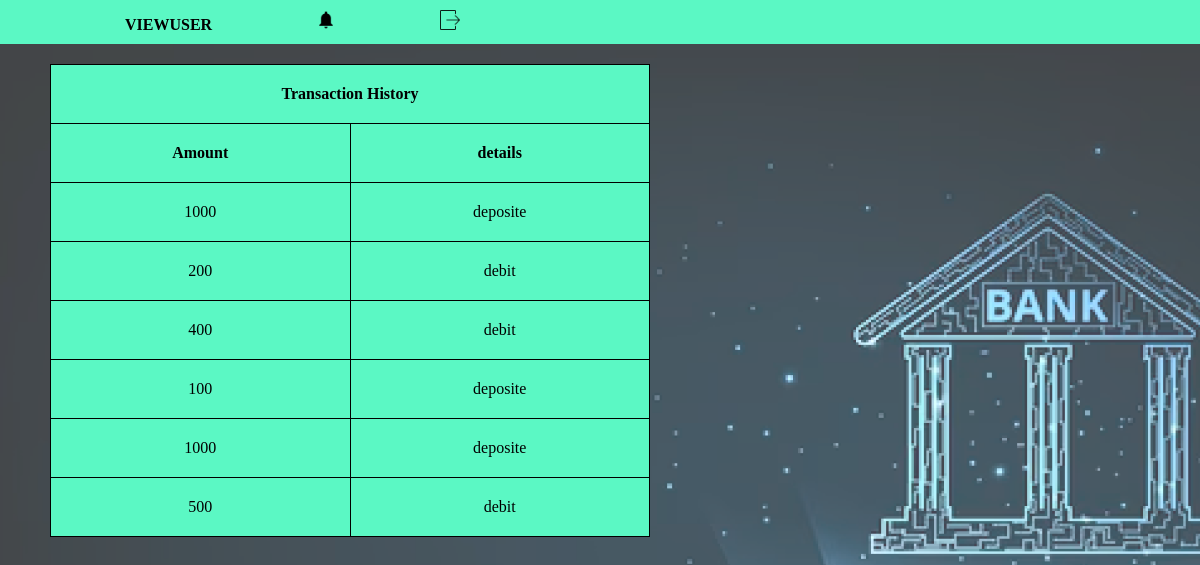
Page /viewhistory/1 on the earlier database version.
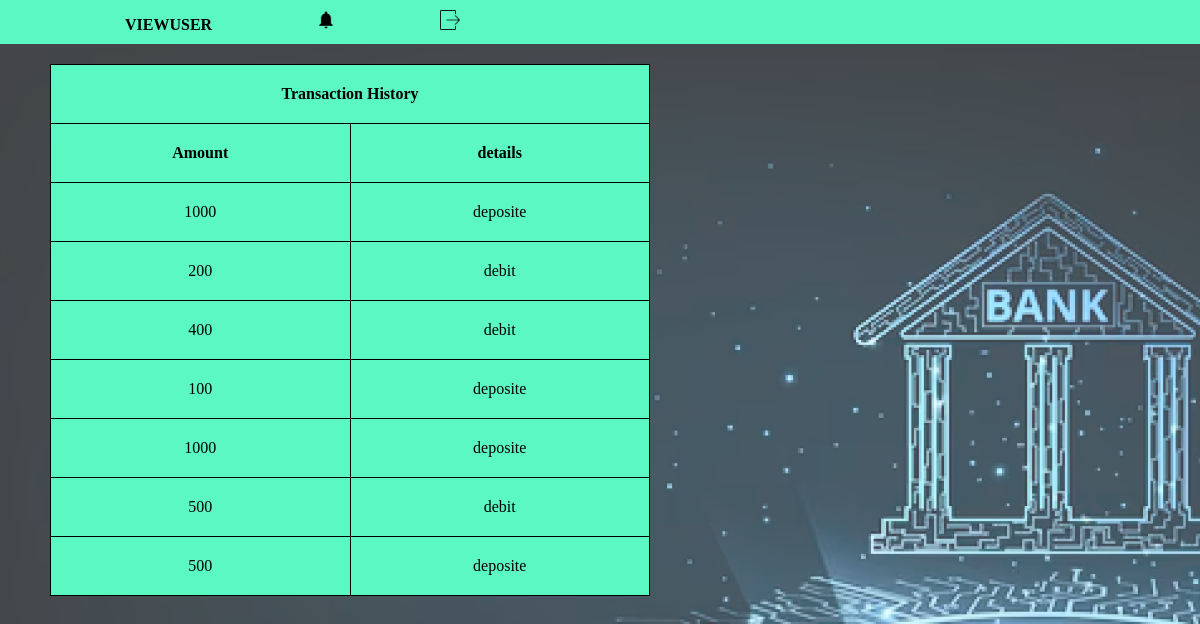
Same page on the later database version.
### app/models.py (models this page shows)
class Transaction(models.Model):
    transaction_id=models.ForeignKey(CustomUser,on_delete=models.CASCADE)
    datetime=models.DateTimeField(auto_now_add=True)
    details=models.CharField(max_length=100)
    amount=models.IntegerField()
    balance=models.IntegerField()

### app/views.py (the view)
# urls.py: path('viewhistory/<int:id>',views.bankuserhistory,name='viewhistory'),
def bankuserhistory(request,id):
    user=User.objects.get(id=id)
    data=CustomUser.objects.get(id=user.user_id.id)
    data1=Transaction.objects.filter(transaction_id=data)
    return render(request,'userhistory.html',{'data1':data1})

### templates/userhistory.html (shortened to what this page needs)
{% extends 'bankhome.html' %}
{% block content %}
{% load static %}
<div class="container1">
  <table>
      <tr>
          <th colspan="3">Transaction History</th>
      </tr>
      <tr>
          <th>Amount</th>
          <th>details</th>
      </tr>
      {% for i in data1 %}
      <tr>
          <td>{{i.amount}}</td>
          <td>{{i.details}}</td>
      </tr>
      {% endfor %}
  </table>
</div>
  {% endblock %}

Differences in the rows shown:
added Transaction: amount "500", details "deposite"
